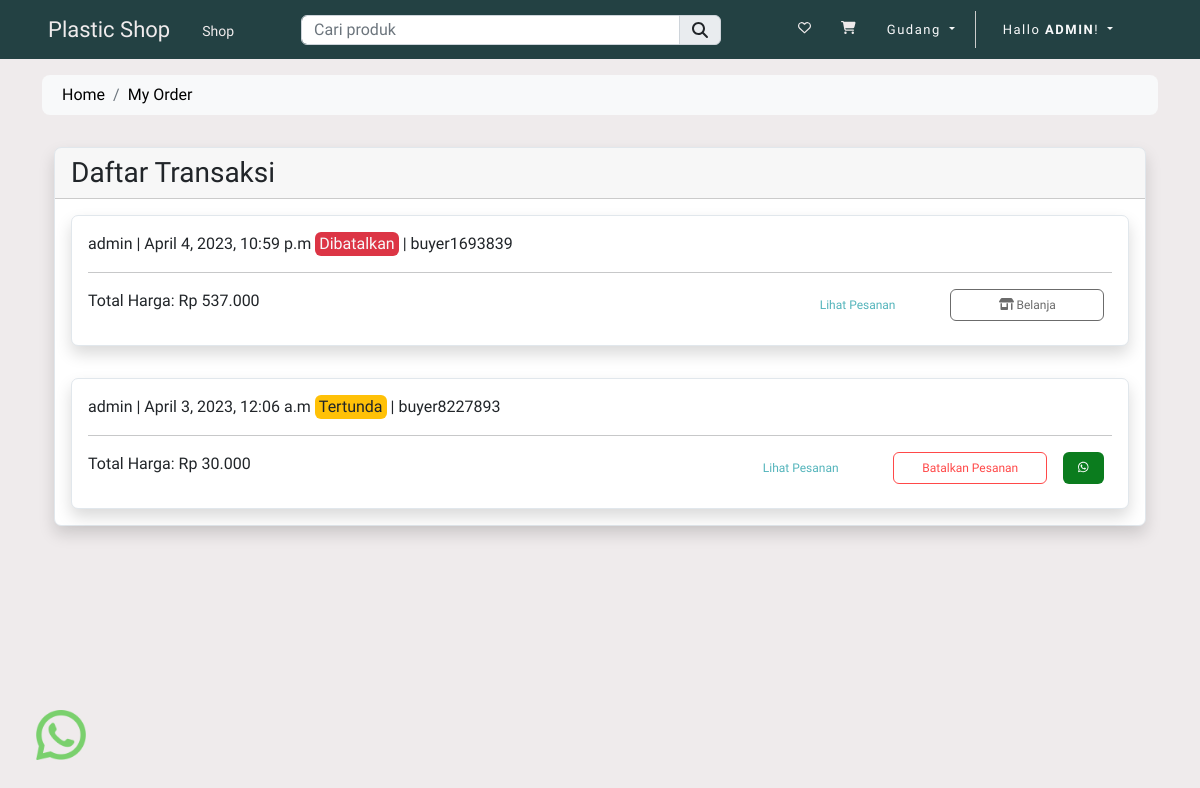
The page /pesanan/ (signed in) on the database as committed earlier.
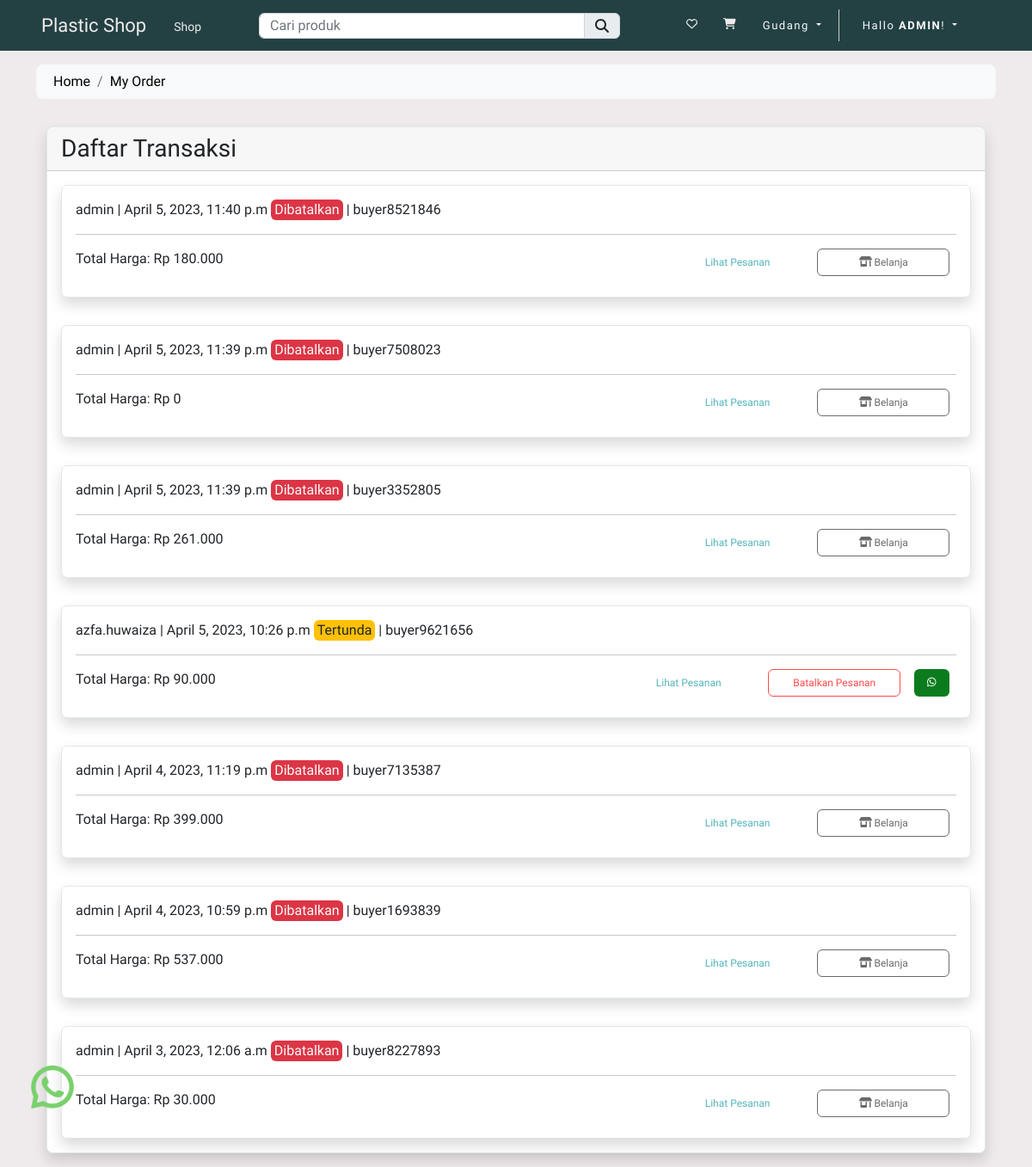
The same page on the database as committed later.
### store/models.py (models this page shows, shortened)
class Order(Model):
    user = ForeignKey(User, on_delete=CASCADE)
    fname = CharField(max_length=150, null=False)
    lname = CharField(max_length=150, null=False)
    email = CharField(max_length=150, null=False)
    phone = CharField(max_length=150, null=False)
    address = TextField(null=False)
    city = CharField(max_length=150, null=False)
    state = CharField(max_length=150, null=False)
    country = CharField(max_length=150, null=False)
    pincode = CharField(max_length=150, null=False)
    total_price = FloatField(null=False)
    payment_mode = CharField(max_length=150, null=False)
    payment_id = CharField(max_length=250, null=True)
    orderstatuses = (
        ('Pending', 'Pending'),
        ('Shipped', 'Shipped'),
        ('Completed', 'Completed'),
        ('Cancelled', 'Cancelled'),
    )
    status = CharField(
        max_length=150, choices=orderstatuses, default='Pending')
    message = TextField(null=True)
    tracking_no = CharField(max_length=150, null=True)
    created_at = DateTimeField(auto_now_add=True)
    updated_at = DateTimeField(auto_now=True)

### store/controller/order.py (the view)
# urls.py: path('pesanan/', order.confirm_order, name="confirm_order"),
def confirm_order(request):
    user_agent = request.META.get('HTTP_USER_AGENT', '')
    device_type = parse(user_agent)
    if device_type.is_mobile:
        if device_type.device.family == 'iPhone' or device_type.os.family == 'Android':
            template_name = 'store/mobile/orders/confirm.html'
        else:
            template_name = 'store/mobile/orders/confirm.html'
    elif device_type.is_tablet:
        if device_type.device.family == 'iPad' or device_type.os.family == 'Android':
            template_name = 'store/tablet/orders/confirm.html'
        else:
            template_name = 'store/tablet/orders/confirm.html'
    elif device_type.is_pc:
        if device_type.os.family == 'Mac OS X' or device_type.os.family == 'Windows':
            template_name = 'store/desktop/orders/confirm.html'
        else:
            template_name = 'store/desktop/orders/confirm.html'
    else:
        template_name = 'store/desktop/orders/confirm.html'
    if request.user.is_superuser:
        orders = Order.objects.all().order_by('-created_at')
        context = {'orders': orders}
        return render(request, template_name, context)

### store/templates/store/desktop/orders/confirm.html (shortened to what the changed rows need)
{% extends 'store/desktop/layouts/main.html' %}
{% load static %}
{% load humanize %}
{% block content %}
<div class="container py-3">
    <div class="container mt-3">
        <div class="row">
            <div class="col-md-12">
                <div class="card shadow ">
                    {% for item in orders %}
                    <div class="card-body">
                        <div class="card shadow ">
                            <div class="p-3">
                                <label class=""> {{ item.user.username }} </label>
                                |
                                <label class="">{{ item.created_at}}</label>
                                {% if item.status == 'Pending' %}
                                <label class="bg-warning text-dark px-1 rounded"> Tertunda </label>
                                {% elif item.status == 'Cancelled' %}
                                <label class="bg-danger text-light px-1 rounded"> Dibatalkan </label>
                                {% elif item.status == 'Shipped' %}
                                <label class="bg-primary text-light px-1 rounded"> Dikirim </label>
                                {% elif item.status == 'Completed' %}
                                <label class="bg-success text-light px-1 rounded"> Selesai </label>
                                {% endif %}
                                |
                                <label class=""> {{ item.tracking_no }} </label>
                                <hr>
                                <p>
                                    Total Harga: Rp {{ item.total_price | stringformat:'d' | intcomma }}
                                    {% if item.status == 'Pending' %}
                                    <a href="https://wa.me/6282123824490?text=I'm%20interested%20in%20to%20chat"
                                        target="_blank" class="btn btn-daun float-end mx-2 btn-wa"><i
                                            class=" fab fa-whatsapp"></i></a>
                                    <a href="{% url 'order.cancel' item.tracking_no %}"
                                        class="btn btn-hati float-end mx-2 btn-size">Batalkan Pesanan</a>
                                    {% elif item.status == 'Shipped' %}
                                    <a href="https://wa.me/6282123824490?text=I'm%20interested%20in%20to%20chat"
                                        target="_blank" class="btn btn-daun float-end mx-2 btn-size"><i class=" fab
                                    fa-whatsapp"></i>
                                        Hubungi</a>
                                    {% elif item.status == 'Completed' %}
                                    <a href="https://wa.me/6282123824490?text=I'm%20interested%20in%20to%20chat"
                                        target="_blank" class="btn btn-daun float-end mx-2 btn-size"><i class=" fab
                                    fa-whatsapp"></i>
                                        Rating</a>
                                    {% elif item.status == 'Cancelled' %}
                                    <a href="{% url 'collections' %}" class="btn btn-abu float-end mx-2 btn-size"><i
                                            class="fa fa-shop"></i>
                                        Belanja</a>
                                    {% endif %}
                                    <a href="{% url 'orderview' item.tracking_no %}"
                                        class="btn warna-dasar float-end mx-2 btn-size">Lihat
                                        Pesanan</a>
                                </p>
                            </div>
                        </div>
                    </div>
                    {% endfor %}
                </div>
            </div>
        </div>
    </div>
</div>
{% endblock content %}

Rows that differ between the two databases and show on the page:
added Order: user.username "admin", created_at "April 5, 2023, 11:40 p.m", status "Dibatalkan", tracking_no "buyer8521846", total_price "180.000"
added Order: user.username "admin", created_at "April 5, 2023, 11:39 p.m", status "Dibatalkan", tracking_no "buyer7508023", total_price "0"
added Order: user.username "admin", created_at "April 5, 2023, 11:39 p.m", status "Dibatalkan", tracking_no "buyer3352805", total_price "261.000"
added Order: user.username "azfa.huwaiza", created_at "April 5, 2023, 10:26 p.m", status "Tertunda", tracking_no "buyer9621656", total_price "90.000"
added Order: user.username "admin", created_at "April 4, 2023, 11:19 p.m", status "Dibatalkan", tracking_no "buyer7135387", total_price "399.000"
changed Order "April 3, 2023, 12:06 a.m": status "Tertunda Batalkan Pesanan" → "Dibatalkan Belanja"
